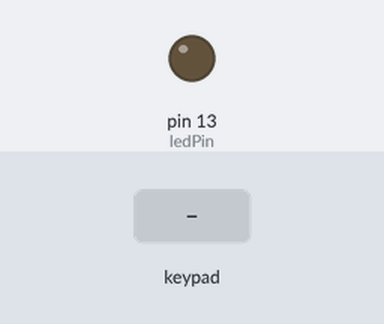
Recording of a sketch running on a simulated Arduino Uno, built with avr-gcc and run on an emulated ATmega328P. Shown: output pins drawn as LEDs (lit = HIGH). The inputs (shaded band) are chosen by the test bench.

Above: at 1.2 s.
1.3 s: key '1' pressed
At 1.7 s:
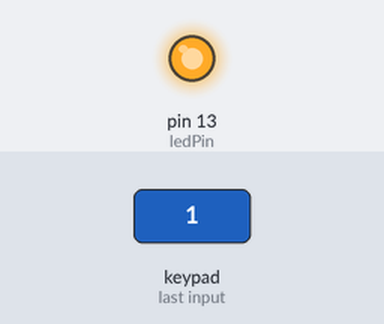
Timing chart, 0 to 4.3 s (numbered marks = the images above; inputs shaded):
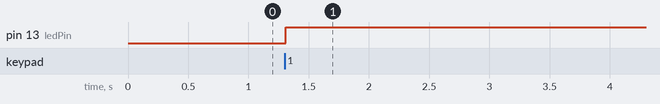

Measured:
- after the input at 1.3 s, pin 13 (ledPin): LOW → HIGH at once

The sketch:

04waitkey.ino
```cpp
#include <Keypad.h>

const byte ROWS = 4; //four rows
const byte COLS = 4; //four columns

char keys[ROWS][COLS] = {
  {'1','2','3','A'},
  {'4','5','6','B'},
  {'7','8','9','C'},
  {'*','0','#','D'}
};
// define a 2-dimensional keymap array keys[ROWS][COLS] which holds characters to be printed when a particular button is pressed on the keypad.

byte rowPins[ROWS] = {9, 8, 7, 6}; //connect to the row pinouts of the keypad
byte colPins[COLS] = {5, 4, 3, 2}; //connect to the column pinouts of the keypad

Keypad keypad = Keypad( makeKeymap(keys), rowPins, colPins, ROWS, COLS );

int ledPin = 13;
void setup(){
  Serial.begin(9600);
  pinMode(ledPin, OUTPUT);
}

void loop(){
  keypad.waitForKey();// Read the key
  digitalWrite(ledPin, HIGH);
}
```
